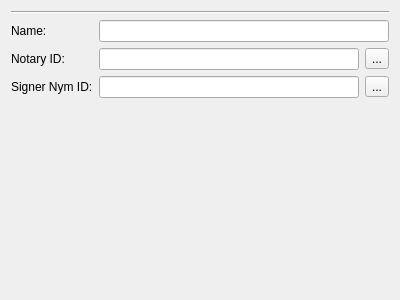
<?xml version="1.0" encoding="UTF-8"?>
<ui version="4.0">
 <class>MTServerDetails</class>
 <widget class="MTEditDetails" name="MTServerDetails">
  <property name="geometry">
   <rect>
    <x>0</x>
    <y>0</y>
    <width>400</width>
    <height>300</height>
   </rect>
  </property>
  <property name="windowTitle">
   <string>Form</string>
  </property>
  <layout class="QVBoxLayout" name="verticalLayout">
   <item>
    <widget class="Line" name="line">
     <property name="orientation">
      <enum>Qt::Horizontal</enum>
     </property>
    </widget>
   </item>
   <item>
    <layout class="QGridLayout" name="gridLayout">
     <item row="0" column="0">
      <widget class="QLabel" name="labelName">
       <property name="layoutDirection">
        <enum>Qt::LeftToRight</enum>
       </property>
       <property name="text">
        <string>Name:</string>
       </property>
       <property name="alignment">
        <set>Qt::AlignLeading|Qt::AlignLeft|Qt::AlignVCenter</set>
       </property>
      </widget>
     </item>
     <item row="1" column="0">
      <widget class="QLabel" name="labelID">
       <property name="text">
        <string>Notary ID:</string>
       </property>
      </widget>
     </item>
     <item row="1" column="2">
      <widget class="QLineEdit" name="lineEditID">
       <property name="readOnly">
        <bool>true</bool>
       </property>
      </widget>
     </item>
     <item row="1" column="3">
      <widget class="QToolButton" name="toolButtonNotary">
       <property name="text">
        <string>...</string>
       </property>
       <property name="icon">
        <iconset resource="../resource.qrc">
         <normaloff>:/icons/icons/Basic-Copy-icon.png</normaloff>:/icons/icons/Basic-Copy-icon.png</iconset>
       </property>
      </widget>
     </item>
     <item row="2" column="0" colspan="2">
      <widget class="QLabel" name="labelNymID">
       <property name="text">
        <string>Signer Nym ID:</string>
       </property>
      </widget>
     </item>
     <item row="2" column="2">
      <widget class="QLineEdit" name="lineEditNymID">
       <property name="readOnly">
        <bool>true</bool>
       </property>
      </widget>
     </item>
     <item row="2" column="3">
      <widget class="QToolButton" name="toolButtonNym">
       <property name="text">
        <string>...</string>
       </property>
       <property name="icon">
        <iconset resource="../resource.qrc">
         <normaloff>:/icons/icons/Basic-Copy-icon.png</normaloff>:/icons/icons/Basic-Copy-icon.png</iconset>
       </property>
      </widget>
     </item>
     <item row="0" column="2" colspan="2">
      <widget class="QLineEdit" name="lineEditName">
       <property name="sizePolicy">
        <sizepolicy hsizetype="Expanding" vsizetype="Maximum">
         <horstretch>0</horstretch>
         <verstretch>0</verstretch>
        </sizepolicy>
       </property>
       <property name="alignment">
        <set>Qt::AlignLeading|Qt::AlignLeft|Qt::AlignTop</set>
       </property>
       <property name="readOnly">
        <bool>false</bool>
       </property>
      </widget>
     </item>
    </layout>
   </item>
   <item>
    <spacer name="verticalSpacer">
     <property name="orientation">
      <enum>Qt::Vertical</enum>
     </property>
     <property name="sizeHint" stdset="0">
      <size>
       <width>20</width>
       <height>209</height>
      </size>
     </property>
    </spacer>
   </item>
  </layout>
 </widget>
 <customwidgets>
  <customwidget>
   <class>MTEditDetails</class>
   <extends>QWidget</extends>
   <header>gui/widgets/editdetails.hpp</header>
   <container>1</container>
  </customwidget>
 </customwidgets>
 <resources>
  <include location="../resource.qrc"/>
 </resources>
 <connections/>
</ui>
